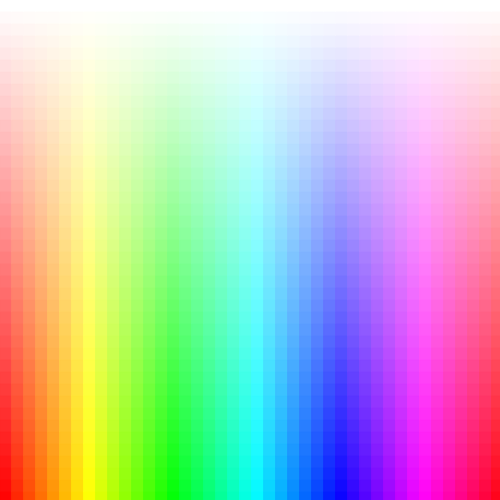
Frame 1 (no input)
Frame 60 (no input): identical to frame 1, image omitted
Frame 120 (the mouse pressed at the canvas centre since frame 60): identical to frame 1, image omitted

The p5.js sketch that drew this single still picture (run headless with seeded random() and noise() and a simulated clock; from frame 60 on, the mouse is pressed at the canvas centre):

// p5.js sketch
// ── sketch.js
function setup (){
createCanvas(500, 500);
}

function draw (){
  
colorMode(HSB, 500);
for (i = 0; i < 500; i+=12) {
  for (j = 0; j < 500; j+=12) {
    stroke(i, j, 500);
    fill(i, j, 500)
    rect(i, j, 12, 12);
  }
}
}
